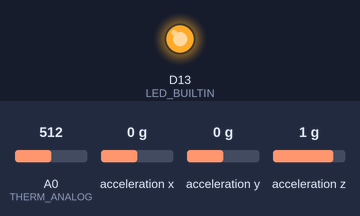
This sketch was run on a simulated Arduino Nano 33 IoT. Parts: output pins drawn as LEDs (lit = HIGH). The test bench sets the inputs (shaded band); at power-on: A0 (THERM_ANALOG) = 512, acceleration x 0 g, acceleration y 0 g, acceleration z 1 g. WiFi joins after 1.5 s; servers stay silent unless stated.

Above: at 0.7 s.
At 28.4 s:
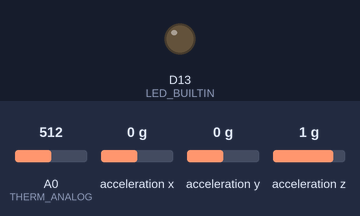
Timing chart, 0 to 38.0 s (numbered marks = the images above):
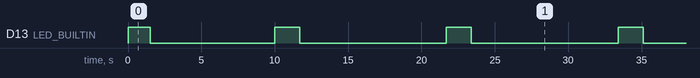

The sketch:

iotBumpSensor.ino
```cpp
#include <Arduino_LSM6DS3.h>
#include <WiFiNINA.h>
#include <math.h>

#include "secrets.hpp"

#define SERIAL false
#if !SERIAL
#define Serial _dlzp_e
#endif

// // // // // // // // // // // // // // // // // // // // // // // // // // //
// Bump Detection
// // // // // // // // // // // // // // // // // // // // // // // // // // //
#define BUMP_SENSITIVITY 0.1

float lastX = 0, lastY = 0, lastZ = 0;
float bumpAmount = 0;
bool ledStatus = false;
unsigned long lastBump = 0;

inline void checkForBump() {
  if (IMU.accelerationAvailable()) {
    float x, y, z;
    IMU.readAcceleration(x, y, z);

    bumpAmount = abs(lastX - x) + abs(lastY - y) + abs(lastZ - z);
    bool const bumpDetected = (bumpAmount > BUMP_SENSITIVITY);

    if (bumpDetected) {
      lastX = x;
      lastY = y;
      lastZ = z;
      lastBump = millis();
    }

    if (bumpDetected != ledStatus) {
      digitalWrite(LED_BUILTIN, bumpDetected ? HIGH : LOW);
      ledStatus = bumpDetected;
    }
  }
}

// // // // // // // // // // // // // // // // // // // // // // // // // // //
// Temperature Sampling
// // // // // // // // // // // // // // // // // // // // // // // // // // //
#define THERM_ANALOG PIN_A0
#define THERM_RES 10000

unsigned int tempSamples = 0;
unsigned long tempSum = 0;
double lastTemp = 0;

inline void sampleTemp() {
  tempSamples++;
  tempSum += analogRead(THERM_ANALOG);
}

inline void calculateAverageTemp() {
  // Value not used, other examples had it.
  // float c1 = 1.009249522e-03, c2 = 2.378405444e-04, c3 = 2.019202697e-07;

  // Verbose description of optimized lines below.
  // auto const analogValue = analogRead(THERM_ANALOG);
  // float c1 = 0.001129148, c2 = 0.000234125, c3 = 0.0000000876741;
  // auto const thermRes = THERM_RES * (1024 / (float)analogValue - 1);
  // auto const thermResLog = log(thermRes);
  // auto const tempKelvin =
  //     (1.0 / (c1 + (c2*thermResLog) + (c3 * thermResLog * thermResLog *
  //     thermResLog)));
  // auto const tempCelsius = tempKelvin - 273.15;
  // auto const tempFahrenheit = (tempCelsius * 1.8) + 32.0;

  // Optimized:
  // auto value = log(10240000 / analogValue - 10000);
  // value =
  //     (1.8 / (0.001129148 +
  //             (value * (0.000234125 + (value * value * 0.0000000876741)))))
  //             -
  //     459.67;
  if (tempSamples == 0 || tempSum == 0) {
    return;
  }

  lastTemp = log(10240000 / (tempSum / tempSamples) - 10000);
  lastTemp =
      (1.8 / (0.001129148 + (lastTemp * (0.000234125 + (lastTemp * lastTemp *
                                                        0.0000000876741))))) -
      459.67;

  tempSum = 0;
  tempSamples = 0;
}

// // // // // // // // // // // // // // // // // // // // // // // // // // //
// WiFi Transmission
// // // // // // // // // // // // // // // // // // // // // // // // // // //
#define TRANSMIT_DELAY 10000

unsigned long transmitTimer = 0;

inline void transmit() {
  WiFiClient client;

  digitalWrite(LED_BUILTIN, HIGH);
  if (!client.connect(SERVER_IP, SERVER_PORT)) {
#if SERIAL
    Serial.println("Could not connect to server. Will skip this message.");
#endif
    digitalWrite(LED_BUILTIN, LOW);
    return;
  }

  char buffer[10];
  snprintf(buffer, 10, "temp:%d", (int)(lastTemp * 100));
  client.print(buffer);
  client.flush();

  while (client.connected()) {
    while (client.available()) {
      char const c = client.read();
#if SERIAL
      Serial.write(c);
#endif
    }
  }
#if SERIAL
  Serial.println("Client now disconnected.");
#endif
  client.stop();

  digitalWrite(LED_BUILTIN, LOW);
}

inline void checkAndTransmit() {
  if (millis() - transmitTimer > TRANSMIT_DELAY) {
    calculateAverageTemp();
    transmit();

    // Always wait a full TRANSMIT_DELAY between attempts.
    transmitTimer = millis();
  }
}

inline void connectToWifi() {
  int wifiStatus = WiFi.status();
  if (wifiStatus == WL_CONNECTED) {
    return;
  }

  digitalWrite(LED_BUILTIN, HIGH);

  // Loop connect to WiFi.
  while (true) {
    wifiStatus = WiFi.begin(WIFI_SSID, WIFI_PASS);
    if (wifiStatus == WL_CONNECTED) {
      break;
    }

#if SERIAL
    Serial.print(
        "Couldn't connect to WiFi, will try again in 10 seconds. Code: ");
    Serial.println(wifiStatus);
#endif

    delay(10000);
  }

#if SERIAL
  Serial.print("Connected to WiFi: ");
  Serial.println(WiFi.localIP());
#endif

  digitalWrite(LED_BUILTIN, LOW);
}

// // // // // // // // // // // // // // // // // // // // // // // // // // //
// Setup and Loop
// // // // // // // // // // // // // // // // // // // // // // // // // // //

void setup() {
  pinMode(LED_BUILTIN, OUTPUT);
  pinMode(THERM_ANALOG, INPUT);

  // Initialize modules.
#if SERIAL
  Serial.begin(9600);
  while (!Serial)
    ;

  if (!IMU.begin()) {
    Serial.println("IMU failed to begin!");
    while (1)
      ;
  }

  if (WiFi.status() == WL_NO_MODULE) {
    Serial.println("WiFi module not found!");
    while (1)
      ;
  }

  if (WiFi.firmwareVersion() < WIFI_FIRMWARE_LATEST_VERSION) {
    Serial.println("Please upgrade the firmware");
  }
#else
  while (!IMU.begin() || WiFi.status() == WL_NO_MODULE)
    ;
#endif
}

void loop() {
  connectToWifi();
  checkForBump();
  sampleTemp();
  checkAndTransmit();
}
```

Measured:
- by itself, D13 (LED_BUILTIN): goes HIGH 1.5 s, LOW 8.5 s, 10 × (HIGH 1.7 s, LOW 10.0 s), HIGH 1.7 s, then LOW
- by itself, everything shown: repeats every 58.5 s, in 10 steps
